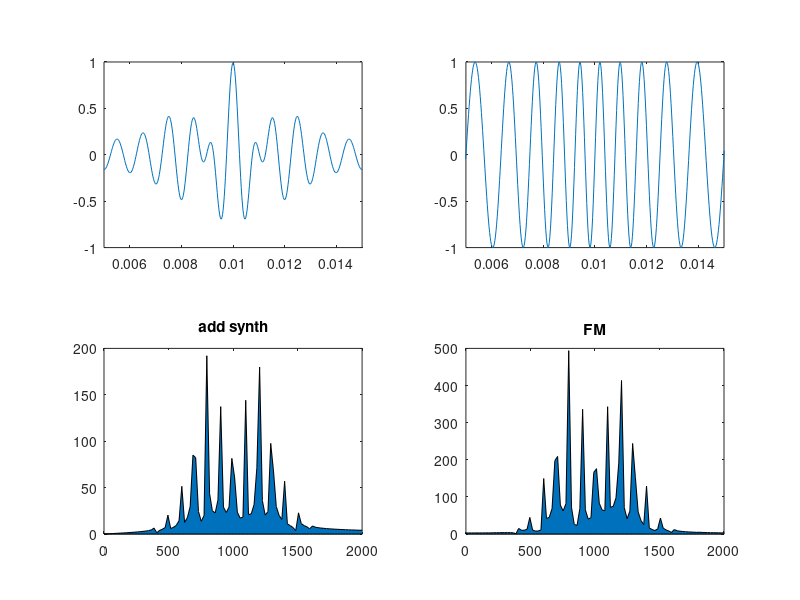

This figure's MATLAB source:
y = @(t) 1/2.4 * (...
          -0.260051958*cos(2*pi*t*1000) ...
         +0.339058958*(cos(2*pi*t*1100) + cos(2*pi*t*900)) ... 
         +0.486091263*(cos(2*pi*t*1200) + cos(2*pi*t*800)) ...
         +0.309062865*(cos(2*pi*t*1300) + cos(2*pi*t*700)) ...
         +0.132034184*(cos(2*pi*t*1400) + cos(2*pi*t*600)) ...
         +0.043028435*(cos(2*pi*t*1500) + cos(2*pi*t*500)) ...
         +0.011393932*(cos(2*pi*t*1600) + cos(2*pi*t*400)));
     
fm = @(t) sin(2*pi*1000*t + 3*sin(2*pi*100*t));

fs=44100;
t = 0:1/fs:2;

subplot(2,2,1)
plot(t, y(t));
set(gca, 'XLim', [0.005, 0.015]);

subplot(2,2,2)
plot(t, fm(t));
set(gca, 'XLim', [0.005, 0.015]);

%% calculate FFT for spectrum

nf=2048; %number of point in DTFT
Y = fft(y(t),nf);
f = fs/2*linspace(0,1,nf/2+1);
 
 
%% plot spectrum 0-5000Hz
subplot(2,2,3)
area(f,abs(Y(1:nf/2+1)));
title('add synth');
set(gca, 'XLim', [0, 2000]);


%% calculate FFT for spectrum
Yfm = fft(fm(t),nf);
ffm = fs/2*linspace(0,1,nf/2+1);
 
 
%% plot spectrum 0-5000Hz
subplot(2,2,4)
area(ffm,abs(Yfm(1:nf/2+1)));
title('FM');
set(gca, 'XLim', [0, 2000]);


audiowrite('add.wav', y(t), fs);
audiowrite('fm.wav',  fm(t), fs);
%sound(y(t), fs);
%sound(fm(t), fs);